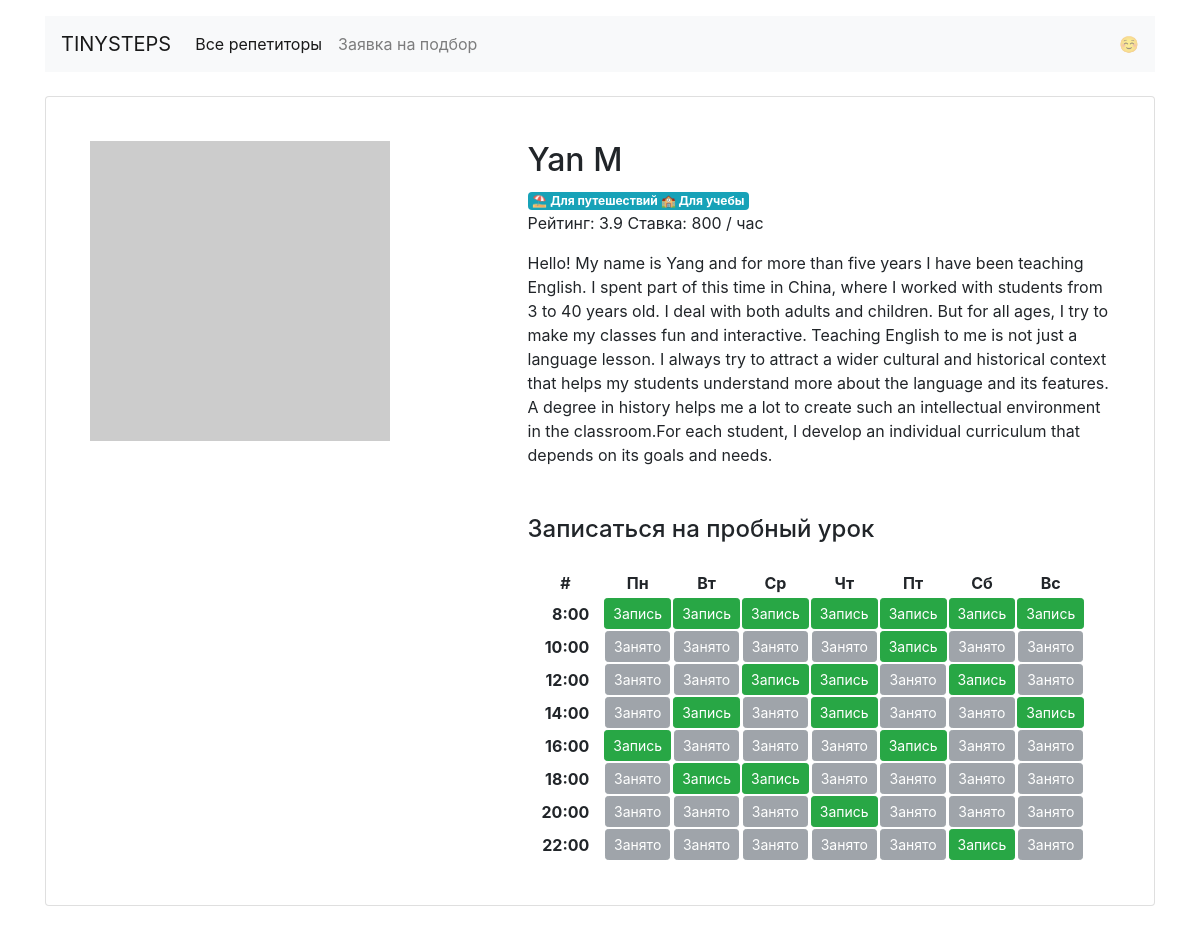
Page /profiles/5/ on the committed database.
### app.py (models this page shows)
class Teachers(db.Model):
    __tablename__ = 'teachers'
    id = db.Column(db.Integer, primary_key=True)
    name = db.Column(db.String(50), unique=True, nullable=False)
    about = db.Column(db.String(1100), unique=True, nullable=False)
    rating = db.Column(db.Float, nullable=False, default=0.0)
    picture = db.Column(db.String(100), nullable=False)
    price = db.Column(db.Integer, nullable=False)
    teacher_relations = db.relationship('Booking', back_populates='booking_relations')

### app.py (the view)
@app.route('/profiles/<int:id>/', methods=['GET', 'POST'])
def profile(id):
    teachers = db.session.query(Teachers).all()
    profile_page = render_template('profile.html', id=id, teachers=teachers, profiles=profiles)
    return profile_page

### templates/profile.html
{% extends 'base.html' %}
{% block container %}
<main class="container mt-3">
  <form action="/profiles/" method="POST">
   <div class="card my-4 mx-auto">
      <div class="card-body m-2 m-md-4">
         <article class="row">
            {% set teacher = profiles.teachers[id] %}
            {% for item in teachers %}
            {% if item.id == id %}
            <div class="col-5"><img src="{{ item.picture }}" class="img-fluid" alt=""></div>
            <div class="col-7">
               <section class="teacher=info">
                  <h1 class="h2">{{ item.name }}</h1>
                  <p><span class="badge badge-info mr-2">
                     {%- for goal in teacher.goals -%}
                     <span> {{ profiles.goals[goal] }} </span>
                     {%- endfor -%}
                     </span><br>Рейтинг: {{ item.rating }} Ставка: {{ item.price }} / час
                  </p>
                  <p>{{ item.about }}</p>
               </section>
               <section class="available">
                  <h4 class="mb-4 mt-5">Записаться на пробный урок</h4>
                  {% set times = teacher.free['mon'].keys() %}
                  <table>
                     <tr align=center>
                        <th><span class="btn font-weight-bold py-0">#</span></th>
                        <th>Пн</th>
                        <th>Вт</th>
                        <th>Ср</th>
                        <th>Чт</th>
                        <th>Пт</th>
                        <th>Сб</th>
                        <th>Вс</th>
                     </tr>
                     {% for time in times %}
                     <tr>
                        <td align=right><span class="btn font-weight-bold py-0" name="time">{{ time }}:00</span></td>
                        {% for day in teacher.free.keys() %}
                        {% if teacher.free[day][time] %}
                        <td align=center><a href="/booking/{{ id }}/{{ day }}/{{ time|int }}/" class="btn btn-sm btn-success"> Запись </a></td>
                        {% else %}
                        <td align=center><a href="#" class="btn btn-sm btn-secondary disabled"> Занято </a></td>
                        {% endif %}
                        {% endfor %}
                     </tr>
                     {% endfor %}
                  </table>
               </section>
            </div>
            {% endif %}
            {% endfor %}
         </article>
      </div>
   </div>
  </form>
</main>
{% endblock %}

### rows in the picture
Teachers: name "Yan M", goals "⛱ Для путешествий" "🏫 Для учебы", rating "3.9", price "800", about "Hello! My name is Yang and for more than five years I have been teaching English. I spent part of this time in China, where I worked with students from 3 to 40 years old. I deal with both adults and children. But for all ages, I try to make my classes fun and interactive. Teaching English to me is not just a language lesson. I always try to attract a wider cultural and historical context that helps my students understand more about the language and its features. A degree in history helps me a lot to create such an intellectual environment in the classroom.For each student, I develop an individual curriculum that depends on its goals and needs.", times "8" "10" "12" "14" "16" "18" "20" "22"
